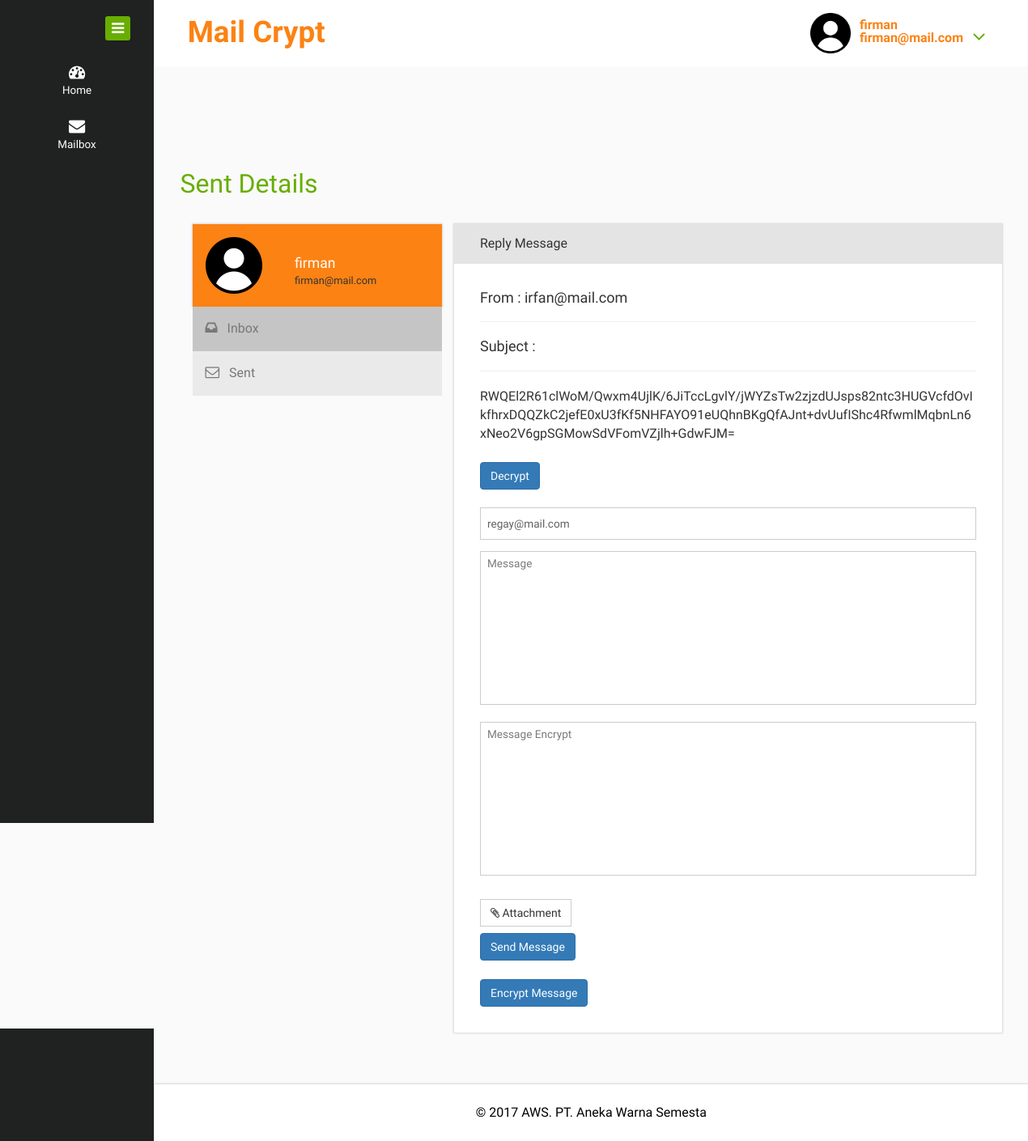
/sent-details.php?id=2 (signed in), run on the app's committed database.
### tables this page shows
CREATE TABLE `mail` (
  `mail_id` int(11) NOT NULL,
  `username` varchar(100) DEFAULT NULL,
  `mail_to` varchar(100) DEFAULT NULL,
  `mail_subject` varchar(255) DEFAULT NULL,
  `mail_message` text,
  `mail_attachment` varchar(255) DEFAULT NULL,
  `mail_date` timestamp NULL DEFAULT CURRENT_TIMESTAMP,
  `flag` tinyint(1) DEFAULT NULL
);

### sent-details.php (the view, shortened to what this page needs)
<?php
include "proses/DBConfig.php";
if(empty($_SESSION['username'] && $_SESSION['email']))
{
    header("location: login.php");
}
else
{
$s = $_SESSION['username'];
$e = $_SESSION['email'];
$id = $_GET['id'];
$query = "SELECT * FROM mail WHERE mail_id = '$id'";
$sql = mysqli_query($link, $query);
$row = mysqli_fetch_object($sql);
include "header.php";
?>
<div class="inner-block">
    <div class="inbox">
          <h2>Sent Details</h2>
         <div class="col-md-4 compose">
            <div class="mail-profile">
                <div class="mail-pic">
                <img src="images/user.png" alt="" width="70px" height="70px">
                </div>
                <div class="mailer-name">
                        <h5><a href="#"><?php echo $s; ?></a></h5>
                         <h6><?php echo $e; ?></h6>
                </div>
                <div class="clearfix"> </div>
            </div>
            <div class="compose-bottom">
                <ul>
                    <li><a class="hilate" href="inbox.php"><i class="fa fa-inbox"> </i>Inbox</a></li>
                    <li><a href="sent.php"><i class="fa fa-envelope-o"> </i>Sent</a></li>
                </ul>
            </div>
         </div>
            <div class="col-md-8 compose-right">
                    <div class="inbox-details-default">
                        <div class="inbox-details-heading">
                            Reply Message
                        </div>
                        <div class="inbox-details-body">
                            <h4><?php echo "From : ".$row -> username; ?></h4>
                            <hr />
                            <h4><?php echo "Subject : ".$row -> mail_subject; ?></h4>
                            <hr />
                            <p style="word-wrap: break-word !important" id="messageDecrypt"><?php echo $row -> mail_message; ?></p>
                            <br />
                            <button class="btn btn-primary" id="btnDecrypt" data-toggle="modal" data-target="#myModal">Decrypt</button>
                            <br />
                            <form class="com-mail" action="proses/mail.php" method="POST" enctype="multipart/form-data">
                            <input type='hidden' name='id' id="id" class='form-control' value="<?php echo $_GET['id']; ?>"><br>
                                <input type="text" name="to" id="to" value="<?php echo $row -> mail_to; ?>">
                                <textarea rows="6" name="message" id="message" placeholder="Message"></textarea>
                                <textarea rows="6" name="MessageEncrypt" id="MessageEncrypt" placeholder="Message Encrypt"></textarea>
                                <div class="form-group">
                                    <div class="btn btn-default btn-file">
                                        <i class="fa fa-paperclip"> </i> Attachment
                                    </div>
                                </div>
                                <button name="reply" class="btn btn-primary">Send Message</button>
                            </form>
                            <br />
                            <button class="btn btn-primary" id="btnEncrypt" name="encrypt">Encrypt Message</button>
                        </div>
                    </div>
                </div>
   </div>
</div>
<?php
include "footer.php";
}
?>

### data on the page
mail: username "irfan@mail.com", mail_message "RWQEl2R61clWoM/Qwxm4UjlK/6JiTccLgvlY/jWYZsTw2zjzdUJsps82ntc3HUGVcfdOvIkfhrxDQQZkC2jefE0xU3fKf5NHFAYO91eUQhnBKgQfAJnt+dvUufIShc4RfwmlMqbnLn6xNeo2V6gpSGMowSdVFomVZjlh+GdwFJM=", to "regay@mail.com"

### other printed values
$s "firman"
$e "firman@mail.com"
